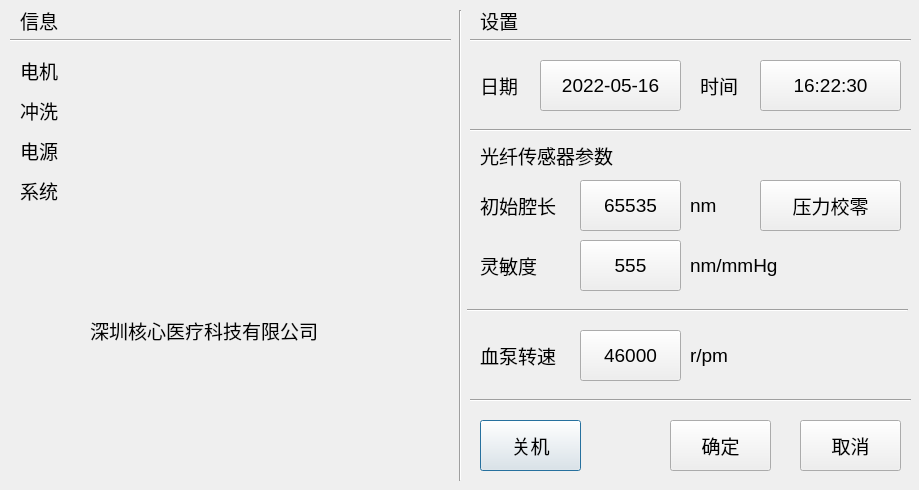
<?xml version="1.0" encoding="UTF-8"?>
<ui version="4.0">
 <class>DialogSystemSet</class>
 <widget class="QDialog" name="DialogSystemSet">
  <property name="windowModality">
   <enum>Qt::ApplicationModal</enum>
  </property>
  <property name="geometry">
   <rect>
    <x>0</x>
    <y>0</y>
    <width>919</width>
    <height>490</height>
   </rect>
  </property>
  <property name="font">
   <font>
    <pointsize>14</pointsize>
   </font>
  </property>
  <property name="windowTitle">
   <string>Dialog</string>
  </property>
  <property name="modal">
   <bool>true</bool>
  </property>
  <widget class="QPushButton" name="pushButton_PowerOff">
   <property name="geometry">
    <rect>
     <x>480</x>
     <y>420</y>
     <width>101</width>
     <height>51</height>
    </rect>
   </property>
   <property name="font">
    <font>
     <pointsize>14</pointsize>
    </font>
   </property>
   <property name="text">
    <string>关机</string>
   </property>
  </widget>
  <widget class="QLabel" name="label">
   <property name="geometry">
    <rect>
     <x>700</x>
     <y>60</y>
     <width>51</width>
     <height>51</height>
    </rect>
   </property>
   <property name="font">
    <font>
     <pointsize>14</pointsize>
    </font>
   </property>
   <property name="text">
    <string>时间</string>
   </property>
  </widget>
  <widget class="QLabel" name="label_3">
   <property name="geometry">
    <rect>
     <x>480</x>
     <y>70</y>
     <width>51</width>
     <height>31</height>
    </rect>
   </property>
   <property name="font">
    <font>
     <pointsize>14</pointsize>
    </font>
   </property>
   <property name="text">
    <string>日期</string>
   </property>
  </widget>
  <widget class="QLabel" name="label_4">
   <property name="geometry">
    <rect>
     <x>480</x>
     <y>190</y>
     <width>101</width>
     <height>31</height>
    </rect>
   </property>
   <property name="font">
    <font>
     <pointsize>14</pointsize>
    </font>
   </property>
   <property name="text">
    <string>初始腔长</string>
   </property>
  </widget>
  <widget class="QLabel" name="label_5">
   <property name="geometry">
    <rect>
     <x>480</x>
     <y>250</y>
     <width>71</width>
     <height>31</height>
    </rect>
   </property>
   <property name="font">
    <font>
     <pointsize>14</pointsize>
    </font>
   </property>
   <property name="text">
    <string>灵敏度</string>
   </property>
  </widget>
  <widget class="QPushButton" name="pushButton_Cancel">
   <property name="geometry">
    <rect>
     <x>800</x>
     <y>420</y>
     <width>101</width>
     <height>51</height>
    </rect>
   </property>
   <property name="font">
    <font>
     <pointsize>14</pointsize>
    </font>
   </property>
   <property name="text">
    <string>取消</string>
   </property>
  </widget>
  <widget class="QPushButton" name="pushButton_OK">
   <property name="geometry">
    <rect>
     <x>670</x>
     <y>420</y>
     <width>101</width>
     <height>51</height>
    </rect>
   </property>
   <property name="font">
    <font>
     <pointsize>14</pointsize>
    </font>
   </property>
   <property name="text">
    <string>确定</string>
   </property>
  </widget>
  <widget class="QPushButton" name="pushButton_Date">
   <property name="geometry">
    <rect>
     <x>540</x>
     <y>60</y>
     <width>141</width>
     <height>51</height>
    </rect>
   </property>
   <property name="text">
    <string>2022-05-16</string>
   </property>
  </widget>
  <widget class="QPushButton" name="pushButton_Time">
   <property name="geometry">
    <rect>
     <x>760</x>
     <y>60</y>
     <width>141</width>
     <height>51</height>
    </rect>
   </property>
   <property name="text">
    <string>16:22:30</string>
   </property>
  </widget>
  <widget class="QPushButton" name="pushButton_CavityLength">
   <property name="geometry">
    <rect>
     <x>580</x>
     <y>180</y>
     <width>101</width>
     <height>51</height>
    </rect>
   </property>
   <property name="text">
    <string>65535</string>
   </property>
  </widget>
  <widget class="QLabel" name="label_6">
   <property name="geometry">
    <rect>
     <x>690</x>
     <y>190</y>
     <width>41</width>
     <height>31</height>
    </rect>
   </property>
   <property name="font">
    <font>
     <pointsize>14</pointsize>
    </font>
   </property>
   <property name="text">
    <string>nm</string>
   </property>
  </widget>
  <widget class="QPushButton" name="pushButton_Sensitivity">
   <property name="geometry">
    <rect>
     <x>580</x>
     <y>240</y>
     <width>101</width>
     <height>51</height>
    </rect>
   </property>
   <property name="text">
    <string>555</string>
   </property>
  </widget>
  <widget class="QLabel" name="label_7">
   <property name="geometry">
    <rect>
     <x>690</x>
     <y>250</y>
     <width>121</width>
     <height>31</height>
    </rect>
   </property>
   <property name="font">
    <font>
     <pointsize>14</pointsize>
    </font>
   </property>
   <property name="text">
    <string>nm/mmHg</string>
   </property>
  </widget>
  <widget class="QPushButton" name="pushButton_Calibration">
   <property name="geometry">
    <rect>
     <x>760</x>
     <y>180</y>
     <width>141</width>
     <height>51</height>
    </rect>
   </property>
   <property name="text">
    <string>压力校零</string>
   </property>
  </widget>
  <widget class="Line" name="line">
   <property name="geometry">
    <rect>
     <x>470</x>
     <y>120</y>
     <width>441</width>
     <height>21</height>
    </rect>
   </property>
   <property name="orientation">
    <enum>Qt::Horizontal</enum>
   </property>
  </widget>
  <widget class="Line" name="line_2">
   <property name="geometry">
    <rect>
     <x>467</x>
     <y>300</y>
     <width>441</width>
     <height>21</height>
    </rect>
   </property>
   <property name="orientation">
    <enum>Qt::Horizontal</enum>
   </property>
  </widget>
  <widget class="QLabel" name="label_8">
   <property name="geometry">
    <rect>
     <x>480</x>
     <y>140</y>
     <width>151</width>
     <height>31</height>
    </rect>
   </property>
   <property name="font">
    <font>
     <pointsize>14</pointsize>
    </font>
   </property>
   <property name="text">
    <string>光纤传感器参数</string>
   </property>
  </widget>
  <widget class="Line" name="line_3">
   <property name="geometry">
    <rect>
     <x>470</x>
     <y>30</y>
     <width>441</width>
     <height>21</height>
    </rect>
   </property>
   <property name="orientation">
    <enum>Qt::Horizontal</enum>
   </property>
  </widget>
  <widget class="QLabel" name="label_MotorVersion">
   <property name="geometry">
    <rect>
     <x>80</x>
     <y>50</y>
     <width>281</width>
     <height>41</height>
    </rect>
   </property>
   <property name="font">
    <font>
     <pointsize>14</pointsize>
    </font>
   </property>
   <property name="text">
    <string>&lt;html&gt;&lt;head/&gt;&lt;body&gt;&lt;p&gt;&lt;br/&gt;&lt;/p&gt;&lt;/body&gt;&lt;/html&gt;</string>
   </property>
  </widget>
  <widget class="QLabel" name="label_2">
   <property name="geometry">
    <rect>
     <x>480</x>
     <y>0</y>
     <width>41</width>
     <height>41</height>
    </rect>
   </property>
   <property name="text">
    <string>设置</string>
   </property>
  </widget>
  <widget class="Line" name="line_4">
   <property name="geometry">
    <rect>
     <x>450</x>
     <y>10</y>
     <width>20</width>
     <height>471</height>
    </rect>
   </property>
   <property name="orientation">
    <enum>Qt::Vertical</enum>
   </property>
  </widget>
  <widget class="Line" name="line_5">
   <property name="geometry">
    <rect>
     <x>10</x>
     <y>30</y>
     <width>441</width>
     <height>21</height>
    </rect>
   </property>
   <property name="orientation">
    <enum>Qt::Horizontal</enum>
   </property>
  </widget>
  <widget class="QLabel" name="label_10">
   <property name="geometry">
    <rect>
     <x>20</x>
     <y>0</y>
     <width>41</width>
     <height>41</height>
    </rect>
   </property>
   <property name="text">
    <string>信息</string>
   </property>
  </widget>
  <widget class="QLabel" name="label_11">
   <property name="geometry">
    <rect>
     <x>90</x>
     <y>320</y>
     <width>241</width>
     <height>21</height>
    </rect>
   </property>
   <property name="font">
    <font>
     <pointsize>14</pointsize>
    </font>
   </property>
   <property name="text">
    <string>深圳核心医疗科技有限公司</string>
   </property>
  </widget>
  <widget class="QLabel" name="label_14">
   <property name="geometry">
    <rect>
     <x>20</x>
     <y>60</y>
     <width>41</width>
     <height>21</height>
    </rect>
   </property>
   <property name="font">
    <font>
     <pointsize>14</pointsize>
    </font>
   </property>
   <property name="text">
    <string>电机   </string>
   </property>
  </widget>
  <widget class="QLabel" name="label_19">
   <property name="geometry">
    <rect>
     <x>20</x>
     <y>100</y>
     <width>41</width>
     <height>21</height>
    </rect>
   </property>
   <property name="font">
    <font>
     <pointsize>14</pointsize>
    </font>
   </property>
   <property name="text">
    <string>冲洗 </string>
   </property>
  </widget>
  <widget class="QLabel" name="label_22">
   <property name="geometry">
    <rect>
     <x>20</x>
     <y>140</y>
     <width>41</width>
     <height>21</height>
    </rect>
   </property>
   <property name="font">
    <font>
     <pointsize>14</pointsize>
    </font>
   </property>
   <property name="text">
    <string>电源   </string>
   </property>
  </widget>
  <widget class="QLabel" name="label_27">
   <property name="geometry">
    <rect>
     <x>20</x>
     <y>170</y>
     <width>41</width>
     <height>41</height>
    </rect>
   </property>
   <property name="font">
    <font>
     <pointsize>14</pointsize>
    </font>
   </property>
   <property name="text">
    <string>系统</string>
   </property>
  </widget>
  <widget class="QLabel" name="label_PurgeVersion">
   <property name="geometry">
    <rect>
     <x>80</x>
     <y>90</y>
     <width>281</width>
     <height>41</height>
    </rect>
   </property>
   <property name="font">
    <font>
     <pointsize>14</pointsize>
    </font>
   </property>
   <property name="text">
    <string>&lt;html&gt;&lt;head/&gt;&lt;body&gt;&lt;p&gt;&lt;br/&gt;&lt;/p&gt;&lt;/body&gt;&lt;/html&gt;</string>
   </property>
  </widget>
  <widget class="QLabel" name="label_PowerVersion">
   <property name="geometry">
    <rect>
     <x>80</x>
     <y>130</y>
     <width>281</width>
     <height>41</height>
    </rect>
   </property>
   <property name="font">
    <font>
     <pointsize>14</pointsize>
    </font>
   </property>
   <property name="text">
    <string>&lt;html&gt;&lt;head/&gt;&lt;body&gt;&lt;p&gt;&lt;br/&gt;&lt;/p&gt;&lt;/body&gt;&lt;/html&gt;</string>
   </property>
  </widget>
  <widget class="QLabel" name="label_SystemVersion">
   <property name="geometry">
    <rect>
     <x>80</x>
     <y>170</y>
     <width>281</width>
     <height>41</height>
    </rect>
   </property>
   <property name="font">
    <font>
     <pointsize>14</pointsize>
    </font>
   </property>
   <property name="text">
    <string>&lt;html&gt;&lt;head/&gt;&lt;body&gt;&lt;p&gt;&lt;br/&gt;&lt;/p&gt;&lt;/body&gt;&lt;/html&gt;</string>
   </property>
  </widget>
  <widget class="QLabel" name="label_12">
   <property name="geometry">
    <rect>
     <x>480</x>
     <y>340</y>
     <width>81</width>
     <height>31</height>
    </rect>
   </property>
   <property name="font">
    <font>
     <pointsize>14</pointsize>
    </font>
   </property>
   <property name="text">
    <string>血泵转速</string>
   </property>
  </widget>
  <widget class="QPushButton" name="pushButton_BPSpeed">
   <property name="geometry">
    <rect>
     <x>580</x>
     <y>330</y>
     <width>101</width>
     <height>51</height>
    </rect>
   </property>
   <property name="text">
    <string>46000</string>
   </property>
  </widget>
  <widget class="QLabel" name="label_13">
   <property name="geometry">
    <rect>
     <x>690</x>
     <y>340</y>
     <width>61</width>
     <height>31</height>
    </rect>
   </property>
   <property name="font">
    <font>
     <pointsize>14</pointsize>
    </font>
   </property>
   <property name="text">
    <string>r/pm</string>
   </property>
  </widget>
  <widget class="Line" name="line_6">
   <property name="geometry">
    <rect>
     <x>470</x>
     <y>390</y>
     <width>441</width>
     <height>21</height>
    </rect>
   </property>
   <property name="orientation">
    <enum>Qt::Horizontal</enum>
   </property>
  </widget>
 </widget>
 <resources/>
 <connections/>
</ui>
